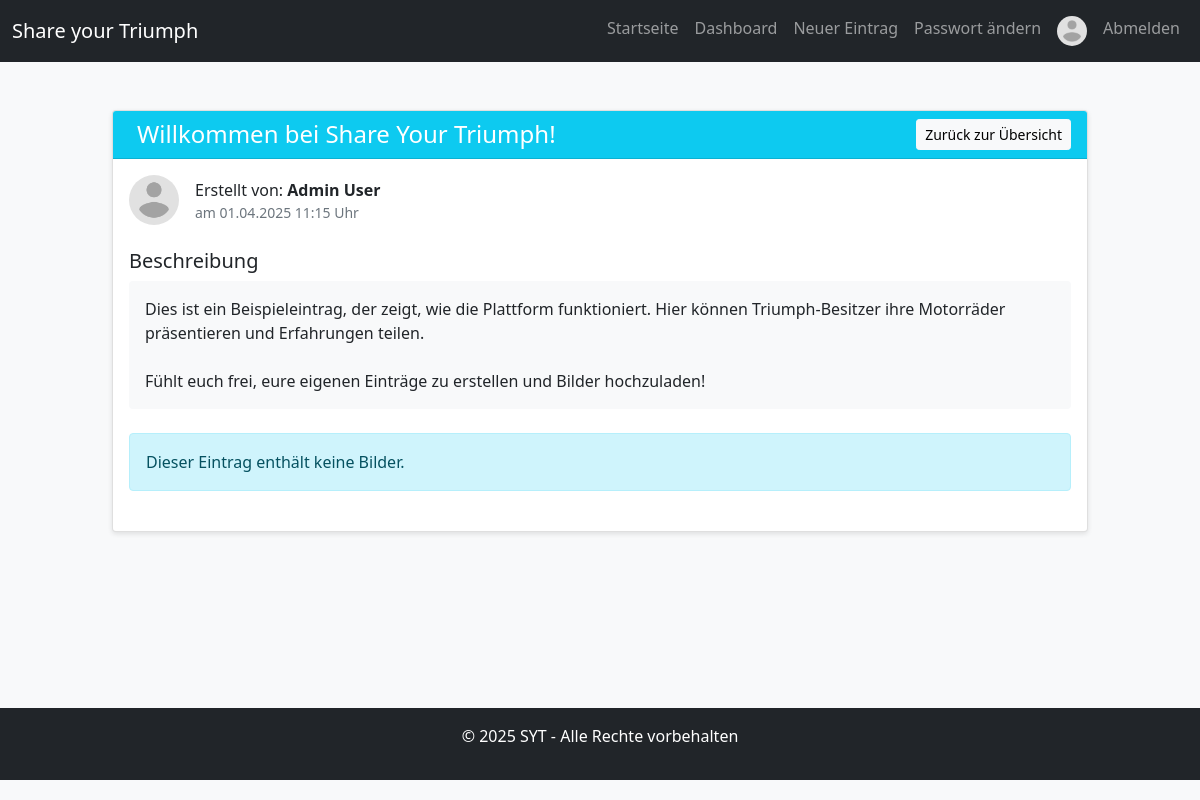
The page /view_entry.php?id=1 (signed in) on the database its author committed.
### tables this page shows
CREATE TABLE IF NOT EXISTS eintraege (
    id INT AUTO_INCREMENT PRIMARY KEY,
    benutzer_id INT NOT NULL,
    titel VARCHAR(100) NOT NULL,
    beschreibung TEXT NOT NULL,
    erstellt_am DATETIME NOT NULL,
    aktualisiert_am DATETIME DEFAULT NULL,
    FOREIGN KEY (benutzer_id) REFERENCES benutzer(id) ON DELETE CASCADE
);

CREATE TABLE IF NOT EXISTS benutzer (
    id INT AUTO_INCREMENT PRIMARY KEY,
    vorname VARCHAR(50) NOT NULL,
    nachname VARCHAR(50) NOT NULL,
    email VARCHAR(100) NOT NULL UNIQUE,
    passwort VARCHAR(255) NOT NULL,
    profilbild VARCHAR(255) DEFAULT NULL,
    is_admin TINYINT(1) DEFAULT 0,
    erstellt_am DATETIME NOT NULL,
    aktualisiert_am DATETIME DEFAULT NULL
);

### public/view_entry.php (the view, shortened to what this page needs)
<?php
require_once '../config/database.php';
$eintrag_id = isset($_GET['id']) ? (int)$_GET['id'] : 0;
$stmt = $pdo->prepare("
    SELECT e.id, e.titel, e.beschreibung, e.erstellt_am, e.aktualisiert_am,
           b.id as benutzer_id, b.vorname, b.nachname, b.profilbild
    FROM eintraege e
    JOIN benutzer b ON e.benutzer_id = b.id
    WHERE e.id = :id
    LIMIT 1
");
$stmt->execute(['id' => $eintrag_id]);
$eintrag = $stmt->fetch();
$stmt = $pdo->prepare("
    SELECT id, dateiname, ist_thumbnail, hochgeladen_am
    FROM eintrag_bilder
    WHERE eintrag_id = :eintrag_id
    ORDER BY ist_thumbnail DESC, hochgeladen_am ASC
");
$stmt->execute(['eintrag_id' => $eintrag_id]);
$bilder = $stmt->fetchAll();
include_once '../includes/header.php';
$profilbild_pfad = 'uploads/placeholder.png';
?>
<div class="container mt-5">
    <div class="row">
        <div class="col-md-10 mx-auto">
            <div class="card">
                <div class="card-header bg-info text-white">
                    <div class="d-flex justify-content-between align-items-center">
                        <h4 class="card-title mb-0 ms-2">
                                                <?php
                                                    $titel = htmlspecialchars($eintrag['titel']);
                                                    if (strlen($titel) > 40) {
                                                        echo substr($titel, 0, 37) . '...';
                                                    } else {
                                                        echo $titel;
                                                    }
                                                ?>
                                                </h4>
                        <a href="index.php" class="btn btn-light btn-sm">Zurück zur Übersicht</a>
                    </div>
                </div>
                <div class="card-body">
                    <div class="mb-4 d-flex align-items-center">
                        <img src="<?php echo htmlspecialchars($profilbild_pfad); ?>" alt="Profilbild" class="rounded-circle mr-3" style="width: 50px; height: 50px; object-fit: cover;">
                        <div class="ms-3">
                            <p class="mb-0">Erstellt von: <strong><?php echo htmlspecialchars($eintrag['vorname'] . ' ' . $eintrag['nachname']); ?></strong></p>
                            <p class="mb-0 text-muted small">
                                am <?php echo date('d.m.Y H:i', strtotime($eintrag['erstellt_am'])); ?> Uhr
                            </p>
                        </div>
                    </div>
                    <div class="mb-4">
                        <h5>Beschreibung</h5>
                        <div class="p-3 bg-light rounded">
                            <?php echo nl2br(htmlspecialchars($eintrag['beschreibung'])); ?>
                        </div>
                    </div>
                    <?php if (count($bilder) > 0): ?>
                        <h5>Bilder</h5>
                        <div class="row">
                            <?php foreach ($bilder as $bild): ?>
                                <div class="col-md-4 mb-3">
                                    <div class="card">
                                        <a href="view_image.php?id=<?php echo $bild['id']; ?>" title="Bild in voller Größe anzeigen">
                                            <img src="uploads/<?php echo htmlspecialchars($bild['dateiname']); ?>"
                                                class="card-img-top"
                                                alt="Bild"
                                                style="height: 200px; object-fit: cover;">
                                        </a>
                                        <?php if ($bild['ist_thumbnail']): ?>
                                        <?php endif; ?>
                                    </div>
                                </div>
                            <?php endforeach; ?>
                        </div>
                    <?php else: ?>
                        <div class="alert alert-info">
                            Dieser Eintrag enthält keine Bilder.
                        </div>
                    <?php endif; ?>
                </div>
            </div>
        </div>
    </div>
</div>
<?php
include_once '../includes/footer.php';
?>

### public/css/style.css (style rules this page uses)
body { padding-bottom: 20px; background-color: #f8f9fa; }
.container { max-width: 1200px; }
.card { box-shadow: 0 2px 5px rgba(0, 0, 0, 0.1); margin-bottom: 20px; }
.card-header { font-weight: bold; }
.alert { margin-bottom: 20px; }
html, body { height: 100%; margin: 0; }
body { display: flex; flex-direction: column; min-height: 100vh; }

### rows shown on the page
eintraege: titel "Willkommen bei Share Your Triumph!", benutzer.nachname "Admin User", erstellt_am "01.04.2025 11:15", beschreibung "Dies ist ein Beispieleintrag, der zeigt, wie die Plattform funktioniert. Hier können Triumph-Besitzer ihre Motorräder präsentieren und Erfahrungen teilen. Fühlt euch frei, eure eigenen Einträge zu erstellen und Bilder hochzuladen!"
